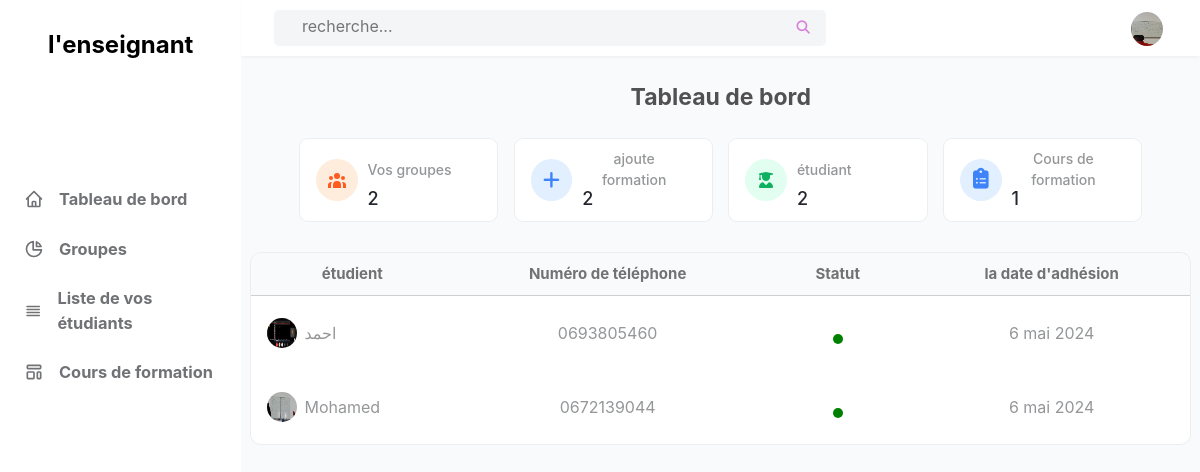
The app's page /Enseignants/Enseignants.php (signed in) with its own data.
### tables this page shows
CREATE TABLE `Enseignants` (
  `id` int(101) NOT NULL,
  `name` varchar(100) NOT NULL,
  `email` varchar(100) NOT NULL,
  `password` varchar(100) NOT NULL,
  `Numéro` varchar(100) NOT NULL,
  `image` varchar(100) NOT NULL,
  `date` date NOT NULL DEFAULT current_timestamp()
);

CREATE TABLE `groups` (
  `id` int(101) NOT NULL,
  `étudiant_id` varchar(100) NOT NULL,
  `formation_id` varchar(100) NOT NULL,
  `Enseignants_id` varchar(100) NOT NULL,
  `Acceptation` int(100) NOT NULL,
  `date` timestamp NOT NULL DEFAULT current_timestamp()
);

### Enseignants/Enseignants.php (the view, shortened to what this page needs)
<?php
include '../components/connect.php';
$Enseignants_id = $_SESSION['Enseignants_id'];
?>
<!DOCTYPE html>
<html lang="es">
  <head>
    <link
      rel="stylesheet"
      href="https://cdnjs.cloudflare.com/ajax/libs/font-awesome/6.1.1/css/all.min.css"
    />
    <link rel="stylesheet" href="../css/Enseignants.css">
  </head>
  <body>
    <div id="left" class="left">
      <div class="titi">
        <h2>l'enseignant</h2>
      </div>
      <ul>
      <a href="Enseignants.php" style="text-decoration: none;">
        <li class="tab">
          <svg
            class="w-5 h-5"
            aria-hidden="true"
            fill="none"
            stroke-linecap="round"
            stroke-linejoin="round"
            stroke-width="2"
            viewBox="0 0 24 24"
            stroke="currentColor"
          >
            <path
              d="M3 12l2-2m0 0l7-7 7 7M5 10v10a1 1 0 001 1h3m10-11l2 2m-2-2v10a1 1 0 01-1 1h-3m-6 0a1 1 0 001-1v-4a1 1 0 011-1h2a1 1 0 011 1v4a1 1 0 001 1m-6 0h6"
            ></path>
          </svg>
          <h3>Tableau de bord</h3>
        </li>
        </a>
        <a href="all_gr.php" style="text-decoration: none;">
        <li class="tab">
          <svg
            class="w-5 h-5"
            aria-hidden="true"
            fill="none"
            stroke-linecap="round"
            stroke-linejoin="round"
            stroke-width="2"
            viewBox="0 0 24 24"
            stroke="currentColor"
          >
            <path d="M11 3.055A9.001 9.001 0 1020.945 13H11V3.055z"></path>
            <path d="M20.488 9H15V3.512A9.025 9.025 0 0120.488 9z"></path>
          </svg>
          <h3>Groupes</h3>
            </li>
        </a>
        <a href="étudiant.php" style="text-decoration: none;">
        <li class="tab">
          <svg
            class="w-5 h-5"
            aria-hidden="true"
            fill="none"
            stroke-linecap="round"
            stroke-linejoin="round"
            stroke-width="2"
            viewBox="0 0 24 24"
            stroke="currentColor"
          >
            <path d="M4 6h16M4 10h16M4 14h16M4 18h16"></path>
          </svg>
          <h3>Liste de vos étudiants</h3>
        </li>
        </a>
        <a href="list_formation.php" style="text-decoration: none;">
        <li class="tab">
          <h3>Cours de formation</h3>
        </li>
        </a>
      </ul>
    </div>
    <div class="right">
      <header>
        <div class="contain">
          <div class="con-search">
            <form action="search.php" method="POST" class="search-form">
              <input type="search" name="search_box" placeholder="    recherche..." />
              <button type="submit" class="fas fa-search" name="search_btn"></button>
            </form>
          </div>
          <ul class="options">
            <li class="light-mode">
            </li>
            <li class="profile">
              <a href="profile.php" class="img-a">
                <?php
            $select_profile = $conn->prepare("SELECT * FROM `Enseignants` WHERE id = ?");
            $select_profile->execute([$Enseignants_id]);
            if($select_profile->rowCount() > 0){
               $fetch_profile = $select_profile->fetch(PDO::FETCH_ASSOC);
              ?>
              <?php
                        if($fetch_profile['image'] != ''){
                    ?>
                    <img src="../uploaded_img/<?= $fetch_profile['image']; ?>" style="width:34px; height:34px; border-radius:50%;" alt="" aria-hidden="true">
                    <?php
                }else {
            ?>
                    <img src="../img/chico.jpg" alt="" style="width:34px; height:34px; border-radius:50%;">
            <?php
            }
            ?>
            <?php
            }
            ?>
              </a>
            </li>
          </ul>
        </div>
      </header>
      <div class="main">
        <h2 class="ti">Tableau de bord</h2>
        <div class="grid-container">
          <div class="container">
            <div class="tabs">
              <div class="inside-right" id="orange">
              </div>
              <div class="inside-left">
                <a href="all_gr.php"  style="text-decoration: none;">
                <div class="inside-top">
                <p>Vos groupes</p>
                            </div>
                <div class="inside-bottom">
                <?php
                    $select_student = $conn->prepare("SELECT * FROM `groups` WHERE Enseignants_id = ?");
                    $select_student->execute([$Enseignants_id]);
                    $total_groups = $select_student->rowCount();
                  ?>
                  <p class="p-num"><?= $total_groups; ?></p>
                </div>
              </div>
            </div>
            <div class="tabs">
              <div
                class="inside-right"
                id="blue"
                style="color: rgb(63 131 248); background: rgb(225 239 254)"
              >
                <i class="fa-solid fa-plus"
                    style="
                    display: flex;
                    align-items: center;
                    justify-content: center;
                    font-size: 1.2rem;
                  "
                ></i>
              </div>
              <div class="inside-left">
                <a href="ajoute.php" style="text-decoration: none;">
                <div class="inside-top">
                  <p> ajoute formation</p>
                </div>
                <div class="inside-bottom">
                <?php
                    $select_groups = $conn->prepare("SELECT * FROM `groups` WHERE Enseignants_id = ?");
                    $select_groups->execute([$Enseignants_id]);
                    $total_groups = $select_groups->rowCount();
                  ?>
                  <p class="p-num"><?= $total_groups; ?></p>
                </div>
              </div>
            </div>
            <div class="tabs">
              <div
                class="inside-right"
                id="blue"
                style="color: rgb(15 177 96);background: rgb(225 254 241);"
              >
              <i class="fa-solid fa-user-graduate"
              style="
                    display: flex;
                    align-items: center;
                    justify-content: center;
                  "
              ></i>
              </div>
              <div class="inside-left">
                <a href="étudiant.php" style="text-decoration: none;">
                <div class="inside-top">
                  <p>étudiant</p>
                </div>
                <div class="inside-bottom">
                <?php
                    $select_groups = $conn->prepare("SELECT * FROM `groups` WHERE Enseignants_id = ?");
                    $select_groups->execute([$Enseignants_id]);
                    $total_groups = $select_groups->rowCount();
                  ?>
                  <p class="p-num"><?= $total_groups; ?></p>
                </div>
              </div>
            </div>
            <div class="tabs">
              <div
                class="inside-right"
                id="blue"
                style="color: rgb(63 131 248); background: rgb(225 239 254)"
              >
              <i
                  class="fa-solid fa-clipboard-list"
                  style="
                    display: flex;
                    align-items: center;
                    justify-content: center;
                    font-size: 1.3rem;
                  "
                ></i>
              </div>
              <div class="inside-left">
              <a href="list_formation.php" style="text-decoration: none;">
                <div class="inside-top">
                  <p>Cours de formation</p>
                </div>
                <div class="inside-bottom">
                <?php
                    $select_time = $conn->prepare("SELECT * FROM `formation` WHERE Enseignants_id = ?");
                    $select_time->execute([$Enseignants_id]);
                    $total_time = $select_time->rowCount();
                  ?>
                  <p class="p-num"><?= $total_time; ?></p>
                </div>
              </div>
            </div>
          </div>
        </div>
        <div class="table-cont">
          <div class="div-table">
          <table>
            <thead>
              <tr>
              <th>étudient</th>
                 <th>Numéro de téléphone</th>
                 <th>Statut</th>
                 <th>la date d'adhésion</th>
                 </tr>
            </thead>
            <?php
                  $select_Enseignants_id = $conn->prepare("SELECT * FROM `groups` WHERE Enseignants_id = ? ORDER BY id DESC LIMIT 10");
                  $select_Enseignants_id->execute([$Enseignants_id]);
                  if($select_Enseignants_id->rowCount() > 0){
                    while($fetch_Enseignants_id = $select_Enseignants_id->fetch(PDO::FETCH_ASSOC)){
                      $étudiant_id = $fetch_Enseignants_id['étudiant_id'];
                                $select_étudiant = $conn->prepare("SELECT * FROM `étudiant` WHERE id = ?");
                                $select_étudiant->execute([$étudiant_id]);
                                    if($select_étudiant->rowCount() > 0){
                                    $fetch_étudiant = $select_étudiant->fetch(PDO::FETCH_ASSOC);
                  ?>
            <tbody>
              <tr>
                <td class="tden">
                  <img src="../uploaded_img/<?= $fetch_étudiant['image']; ?>" alt="" class="pro_image">
                <?= $fetch_étudiant['name']; ?>
                </td>
                <td>
                <?= $fetch_étudiant['Numéro']; ?>
                </td>
                <td>
                <button class="loop" style="<?php if($fetch_étudiant['Numéro'] > 0){echo 'background:green; padding: 5px 5px; border-radius: 50%; border: none;'; } ?>"></button>
                </td>
                                <td>
                                <?php
                        $mois = array("janvier", "février", "mars", "avril", "mai", "juin", "juillet", "août", "septembre", "octobre", "novembre", "décembre");
                        $date_fr = date("j ", strtotime($fetch_étudiant['date'])) . $mois[date("n", strtotime($fetch_étudiant['date'])) - 1] . date(" Y", strtotime($fetch_étudiant['date']));
                        echo $date_fr;
                        ?>                                </td>
                              </tr>
                            </tbody>
                            <?php
                      }}
                  }else{
                      echo '<p class="empty"></p>';
                  }
                  ?>
                          </table>
                        </div>
                        </div>
</div>
</div>
  </body>
</html>

### css/Enseignants.css (style rules this page uses)
* { margin: 0; padding: 0; font-family: Inter, system-ui, -apple-system, BlinkMacSystemFont, Segoe UI, Roboto, Helvetica Neue, Arial, Noto Sans, sans-serif, Apple Color Emoji, Segoe UI Emoji, Segoe UI Symbol, Noto Color Emoji; line-height: 1.5; }
body { display: flex; height: 100vh; overflow: hidden; }
.left { display: flex; justify-content: start; gap: 84px; width: 17rem; flex-direction: column; min-width: 13rem; }
.titi { display: flex; align-items: center; justify-content: center; padding: 27px 12px; }
svg { width: 1.25rem; height: 26px; }
form.search-form { width: 100%; height: 100%; display: flex; }
button.fas.fa-search { width: 50px; border: none; background: unset; color: #d782d9; }
.tab { display: flex; align-items: center; gap: 15px; padding-left: 1.5rem; padding-right: 1.5rem; padding-top: 0.75rem; padding-bottom: 0.75rem; font-size: 14px; color: #707275; }
.right { display: flex; flex-direction: column; background: rgb(249 250 251); width: 90%; min-width: 200px; }
header { display: flex; align-items: center; justify-content: center; padding-top: 1rem; padding-bottom: 1rem; width: 100%; box-shadow: 0 4px 6px -1px rgba(0, 0, 0, 0), 0 2px 4px -1px rgba(0, 0, 0, 0.06); background: white; z-index: 2; }
.main { display: flex; flex-direction: column; height: 100vh; overflow-y: auto; overflow-x: clip; padding: 0px 10px; }
.container { display: grid; place-items: center; grid-template-columns: repeat(2, minmax(0, 1fr)); gap: 1.5rem; padding: 0px 1.6rem; margin-bottom: 2rem; }
.tabs { display: flex; align-items: center; box-shadow: 0 0 0 1px rgba(0, 0, 0, 0.05); padding: 10px 20px; border-radius: 0.5rem; background: white; width: 85%; height: 70px; }
.pro_image { width: 30px; height: 30px; border-radius: 50%; }
.tden { display: flex; align-items: center; gap: 7px; height: 50px; }
a { text-decoration: none; color: #707275; }
h2.ti { font-size: 23px; text-align: center; color: rgb(81 80 83); width: 100%; margin: 1.5rem 0px; }
.inside-right { width: 26px; height: 26px; padding: 0.5rem; background: rgb(254 236 220); color: rgb(255 90 31); display: flex; align-items: center; justify-content: center; border-radius: 9999px; margin-right: 10px; }
.inside-left { display: flex; flex-direction: column; width: 70%; height: 100%; }
.inside-top { width: 100%; height: 29px; display: flex; align-items: center; }
.inside-bottom { width: 100%; height: 29px; display: flex; align-items: center; }
p { margin-right: 10px; font-size: 14px; font-weight: 500; color: rgb(148 150 152); }
.p-num { font-size: 18px; color: rgb(36 38 45); }
ol, ul { list-style: none; }
.contain { display: flex; align-items: center; justify-content: end; width: 100%; padding: 0px 1.5rem; }
.con-search { display: flex; align-items: center; justify-content: end; background: #f4f5f7; width: 552px; min-width: 200px; height: 36px; border-radius: 5px; margin-right: 118px; }
input[type="search"] { width: 100%; min-width: 174px; height: 32px; outline: none; border-radius: 5px; border: none; background: unset; font-size: 16px; padding-left: 10px; }
ul.options { width: 100px; display: flex; }
li.light-mode { width: 50%; display: flex; align-items: center; justify-content: center; padding: 5px; color: #7e3af2; cursor: pointer; }
li.profile { width: 50%; }
a.img-a { display: flex; width: 32px; height: 32px; }
.div-table { width: 100%; align-self: center; }
table { width: 100%; box-shadow: 0 0 0 1px rgba(0, 0, 0, 0.05); border-radius: 10px; border-collapse: collapse; overflow: hidden; }
th { padding: 0.75rem 1rem; text-align: center; line-height: 1.25; color: #707275; background: #f9fafb; font-size: 15px; border-bottom: 1px solid #80808033; }
td { padding: 0.75rem 1rem; background: white; text-align: center; color: rgb(148 150 152); }

### records on screen
enseignants: image (picture)
groups: étudiant.image (picture), étudiant.name "احمد", étudiant.Numéro "0693805460", étudiant.date "6 mai 2024"
groups: étudiant.image (picture), étudiant.name "Mohamed", étudiant.Numéro "0672139044", étudiant.date "6 mai 2024"

### other values on screen
$total_groups "2"
$total_time "1"
